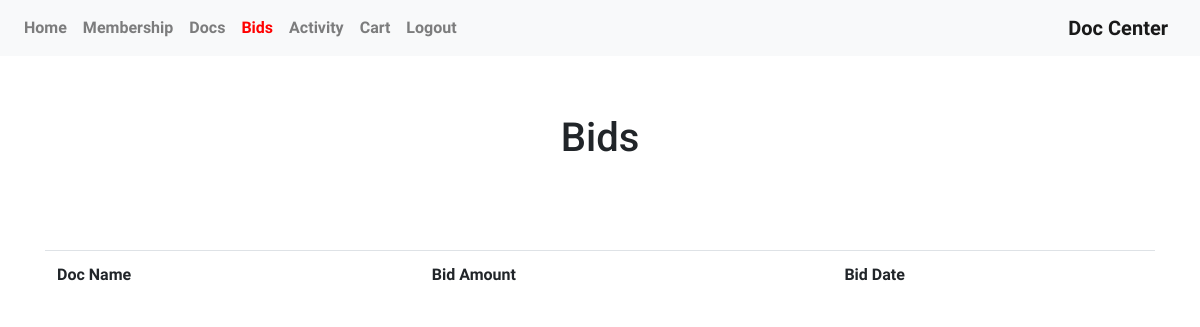
Before: /bids/ (signed in) with the older database file.
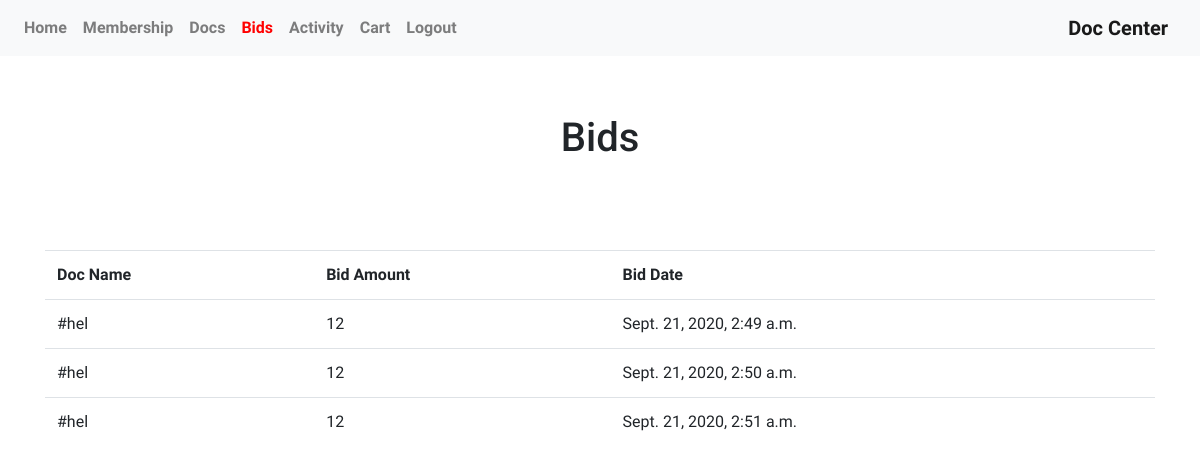
After: the same page with the newer database file.
### doc_center_app/models.py (models this page shows)
class bids(models.Model):
    linker = models.ForeignKey(docs, on_delete=models.CASCADE)
    owner = models.CharField(max_length=200)
    user_id = models.ForeignKey(User, on_delete=models.CASCADE)
    bid_amt = models.IntegerField()
    bid_date = models.DateTimeField(auto_now_add=True)

class docs(models.Model):
    doc_id = models.UUIDField(primary_key=True, default=uuid.uuid4, editable=False)
    user_id = models.ForeignKey(User, on_delete=models.CASCADE)
    type_of =  models.CharField(max_length=200)
    doc_name = models.CharField(max_length=200)
    doc = models.FileField(upload_to='docs/')
    pub_date = models.DateTimeField(auto_now_add=True)

### doc_center_app/views.py (the view)
# urls.py: path('bids/', views.bids, name="bids"),
def bids(request):
    if request.method == 'POST':
        doc_id = request.POST['doc_id']
        bid_amt = request.POST['bid_amt']
        docs = models.docs.objects.get(doc_id=doc_id)
        type_of = check_type(request)
        type_of = type_of.membership_type.type_name
        docs_type = docs.type_of
        if docs_type <= type_of:
            bids = models.bids.objects.create(linker=docs, owner=docs.user_id.username, user_id=give_u(request.user.username), bid_amt=bid_amt)
            activity = 'Bidded On '+docs.doc_name
            save_activity(request, activity)
            bids.save()
            return HttpResponse('Done')
        else:
            return HttpResponse('error')
    else:
        bids = models.bids.objects.filter(owner=request.user.username)
        context = {
            'bids': bids
        }
        return render(request, 'homepages/bids.html', context)

### templates/homepages/bids.html (shortened to what this page needs)
{% extends 'base.html' %}
{% load static %}
{% block body %}
{% if user.is_authenticated %}
    <div id="home" class="container mx-auto text-center" style="margin: 10px 0px 80px 0px;">
        <div class="row">
            <div class="col-md-9 mx-auto text-center .col-md-pull-12">
                <h1>Bids</h1>
            </div>
        </div>
    </div>
    <div class="container table-responsive">
        <table class="table">
            <tr>
                <td style="font-weight: 700;">Doc Name</td>
                <td style="font-weight: 700;">Bid Amount</td>
                <td style="font-weight: 700;">Bid Date</td>
            </tr>
            {% for d in bids %}
                <tr>
                    <td>#{{ d.linker.doc_name }}</td>
                    <td>{{ d.bid_amt }}</td>
                    <td><time>{{ d.bid_date }}</time></td>
                </tr>
            {% endfor %}
        </table>
    </div>
{% endif %}
{% endblock %}

### templates/base.html (shortened to what this page needs)
<!DOCTYPE html>
<html lang="en">
<head>
    <link rel="stylesheet" href="https://stackpath.bootstrapcdn.com/bootstrap/4.5.2/css/bootstrap.min.css">
    <link rel="stylesheet" href="https://cdnjs.cloudflare.com/ajax/libs/font-awesome/5.14.0/css/all.min.css">
    <link rel="stylesheet" href="https://cdnjs.cloudflare.com/ajax/libs/animate.css/3.7.2/animate.min.css">
    <link rel="stylesheet" href="https://unpkg.com/aos@2.3.1/dist/aos.css">
</head>
<body>
    <nav class="navbar navbar-expand-lg navbar-light bg-light">
    <div class="collapse navbar-collapse" id="navbarSupportedContent">
        <ul class="navbar-nav mr-auto">
        <li class="nav-item">
            <a class="home nav-link" href="{% url 'home' %}">Home</a>
        </li>
        <li class="nav-item">
            <a class="membership nav-link" class="membership" href="{% url 'membership' %}">Membership</a>
        </li>
        <li class="nav-item">
            <a class="docs nav-link" class="docs" href="{% url 'docs' %}">Docs</a>
        </li>
        <li class="nav-item">
            <a class="bids nav-link" class="bids" href="{% url 'bids' %}">Bids</a>
        </li>
        <li class="nav-item">
            <a class="activity nav-link" class="activity" href="{% url 'activity' %}">Activity</a>
        </li>
        <li class="nav-item">
            <a class="activity nav-link" class="cart" href="{% url 'cart' %}">Cart</a>
        </li>
        {% if user.is_authenticated %}
        <li class="nav-item">
            <a class="login nav-link" class="logout" href="{% url 'getin' %}">Logout</a>
        </li>
        {% else %}
        <li class="nav-item">
            <a class="logout nav-link" class="logout" href="{% url 'signout' %}">Login</a>
        </li>
        {% endif %}
        </ul>
    </div>
    <a class="navbar-brand" href="{% url 'home' %}">Doc Center</a>
    </nav>
    <bR><Br>
    {% block body %}
    {% endblock %}
</body>
</html>

### templates/base.html (style rules this page uses)
.active { color: red !important; }
body { font-family: 'Baloo 2'; }
a { font-weight: 700 !important; }
h1 { font-family: 'Roboto'; }

Changed rows visible on the page:
added bids: linker.doc_name "hel", bid_amt "12", bid_date "Sept. 21, 2020, 2:49 a.m."
added bids: linker.doc_name "hel", bid_amt "12", bid_date "Sept. 21, 2020, 2:50 a.m."
added bids: linker.doc_name "hel", bid_amt "12", bid_date "Sept. 21, 2020, 2:51 a.m."
